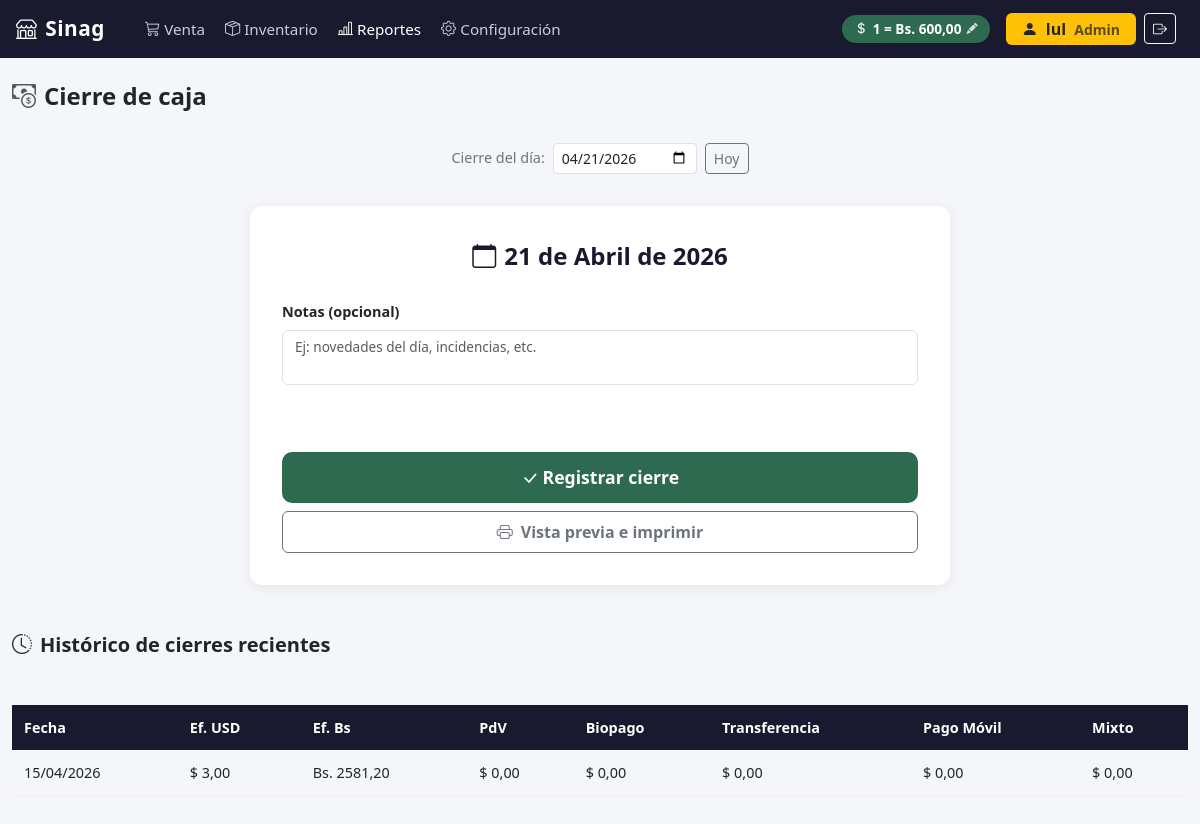
The page /reportes/cierre/ (signed in) on the database as committed earlier.
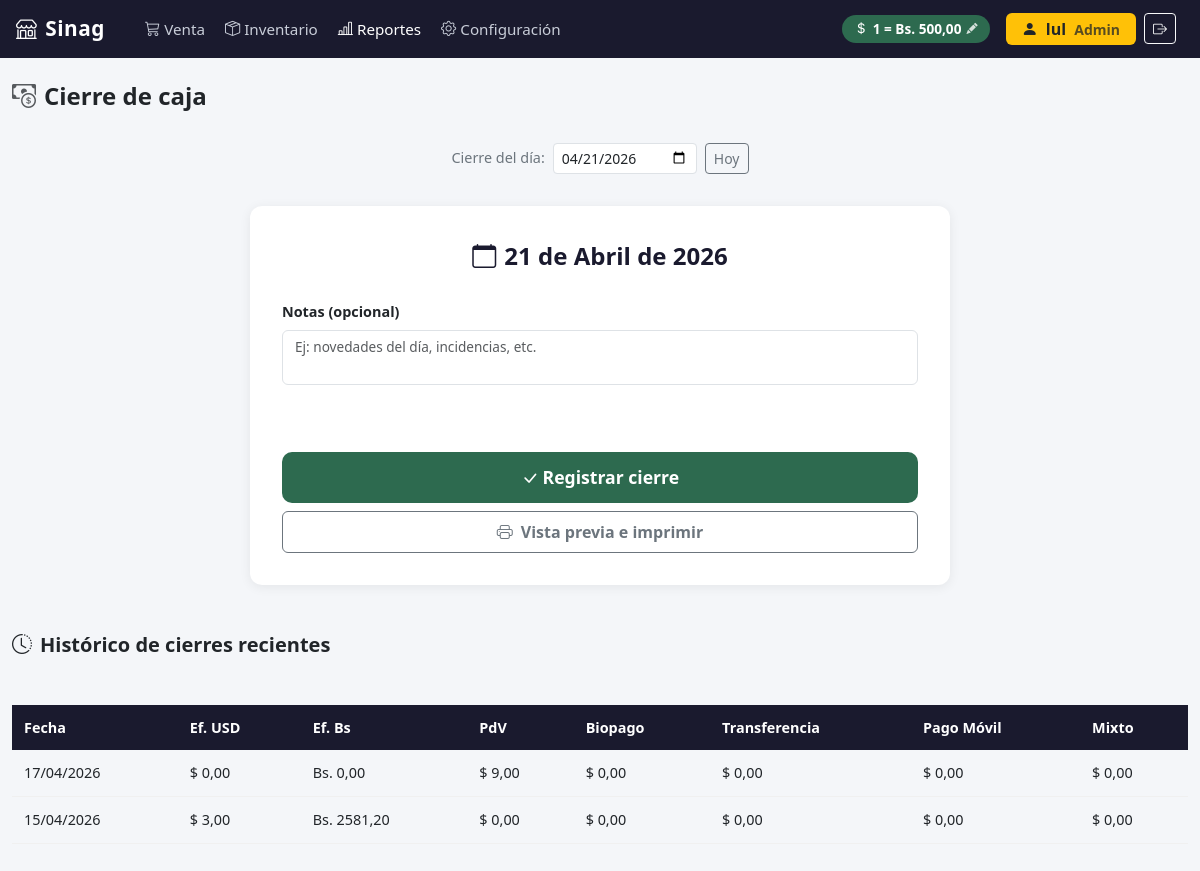
The same page on the database as committed later.
### configuracion/models.py (models this page shows, shortened)
class Moneda(models.Model):
    tasa_cambio = models.DecimalField(max_digits=12, decimal_places=2)
    simbolo = models.CharField(max_length=5, default='Bs')
    ultima_actualizacion = models.DateTimeField(auto_now=True)
    class Meta:
        verbose_name = 'Moneda'
        verbose_name_plural = 'Moneda'

### reportes/models.py (models this page shows, shortened)
class CierreCaja(models.Model):
    fecha_cierre = models.DateTimeField(auto_now_add=True)
    fecha = models.DateField()  # Día del que se cierra
    efectivo_usd_esperado = models.DecimalField(max_digits=10, decimal_places=2, default=0)
    efectivo_bs_esperado = models.DecimalField(max_digits=14, decimal_places=2, default=0)
    efectivo_usd_real = models.DecimalField(max_digits=10, decimal_places=2)
    efectivo_bs_real = models.DecimalField(max_digits=14, decimal_places=2)
    diferencia_usd = models.DecimalField(max_digits=10, decimal_places=2, default=0)
    diferencia_bs = models.DecimalField(max_digits=14, decimal_places=2, default=0)
    punto_de_venta_total = models.DecimalField(max_digits=10, decimal_places=2, default=0)
    biopago_total = models.DecimalField(max_digits=10, decimal_places=2, default=0)
    transferencia_total = models.DecimalField(max_digits=10, decimal_places=2, default=0)
    pago_movil_total = models.DecimalField(max_digits=10, decimal_places=2, default=0)
    mixto_total = models.DecimalField(max_digits=10, decimal_places=2, default=0)
    notas = models.TextField(blank=True)
    class Meta:
        verbose_name = 'Cierre de caja'
        verbose_name_plural = 'Cierres de caja'
        ordering = ['-fecha_cierre']
        unique_together = [['fecha']]  # Solo un cierre por día

### reportes/views.py (the view)
# urls.py: path('cierre/', views.cierre_caja, name='cierre_caja'),
@solo_admin
def cierre_caja(request):
    fecha_str = request.GET.get('fecha', '')
    try:
        fecha = date.fromisoformat(fecha_str)
    except ValueError:
        fecha = timezone.localtime().date()
    ventas_dia = Venta.objects.filter(
        fecha__date=fecha,
        estado='COMPLETADA'
    ).prefetch_related('detalles__producto').order_by('-fecha')
    resumen_metodos = {}
    for codigo_metodo, nombre_metodo in Venta.METODO_PAGO:
        ventas_metodo = ventas_dia.filter(metodo_pago=codigo_metodo)
        total_usd = sum(float(v.total_usd) for v in ventas_metodo)
        total_bs = sum(float(v.total_bs) for v in ventas_metodo)
        resumen_metodos[codigo_metodo] = {
            'nombre': nombre_metodo,
            'codigo': codigo_metodo,
            'total_usd': total_usd,
            'total_bs': total_bs,
            'cantidad': ventas_metodo.count(),
            'ventas': list(ventas_metodo),
        }
    resumen_metodos_lista = list(resumen_metodos.values())
    total_general_usd = sum(m['total_usd'] for m in resumen_metodos_lista)
    total_general_bs  = sum(m['total_bs']  for m in resumen_metodos_lista)
    total_ventas      = sum(m['cantidad']  for m in resumen_metodos_lista)
    cierre_existente = CierreCaja.objects.filter(fecha=fecha).first()
    historico = CierreCaja.objects.order_by('-fecha')[:10]
    moneda = Moneda.objects.first()
    empresa = Empresa.objects.first()
    return render(request, 'reportes/cierre_caja.html', {
        'fecha': fecha,
        'resumen_metodos': resumen_metodos,
        'resumen_metodos_lista': resumen_metodos_lista,
        'total_general_usd': total_general_usd,
        'total_general_bs':  total_general_bs,
        'total_ventas':      total_ventas,
        'cierre_existente':  cierre_existente,
        'historico':         historico,
        'moneda':            moneda,
        'empresa':           empresa,
        'tasa':              moneda.tasa_cambio if moneda else None,
    })

### templates/reportes/cierre_caja.html (shortened to what this page needs)
{% extends "base.html" %}
{% block nav_reportes %}active{% endblock %}
{% block contenido %}
<div style="margin-bottom: 2rem;">
  <h4 class="fw-bold">
    <i class="bi bi-cash-coin me-2 text-muted"></i>Cierre de caja
  </h4>
</div>
<div style="text-align: center; margin-bottom: 2rem;">
  <form method="get" style="display: flex; justify-content: center; gap: .5rem; align-items: center;">
    <label style="font-size: .9rem; color: #6c757d;">Cierre del día:</label>
    <input type="date" name="fecha" value="{{ fecha|date:'Y-m-d' }}"
           class="form-control form-control-sm" style="width: auto; max-width: 180px;"
           onchange="this.form.submit()">
    <a href="{% url 'reportes:cierre_caja' %}" class="btn btn-sm btn-outline-secondary">Hoy</a>
  </form>
</div>
<div class="cierre-card" style="max-width: 700px;">
  <div class="cierre-titulo">
    <i class="bi bi-calendar me-2"></i>{{ fecha.day }} de {{ fecha|date:"F" }} de {{ fecha.year }}
  </div>
  <div style="margin-top: 1.5rem;">
    <label class="form-label" style="font-size: .9rem; font-weight: 600;">Notas (opcional)</label>
    <textarea id="cierre-notas" class="form-control" rows="2"
              placeholder="Ej: novedades del día, incidencias, etc."
              style="font-size: .85rem; resize: none;">{% if cierre_existente %}{{ cierre_existente.notas }}{% endif %}</textarea>
  </div>
  <div id="cierre-feedback" class="cierre-feedback text-danger"></div>
  <div class="d-flex flex-column gap-2 mt-3">
    <button class="btn-cierre" id="btn-guardar-cierre">
      <i class="bi bi-check-lg me-1"></i>Registrar cierre
    </button>
    <button type="button" id="btn-abrir-impresion"
            class="btn btn-outline-secondary w-100 fw-semibold py-2">
      <i class="bi bi-printer me-2"></i>Vista previa e imprimir
    </button>
  </div>
</div>
{% if historico %}
<div style="margin-top: 3rem;">
  <h5 class="fw-bold mb-3"><i class="bi bi-clock-history me-2"></i>Histórico de cierres recientes</h5>
  <div style="overflow-x: auto;">
    <table class="tabla-historico">
      <thead>
        <tr>
          <th>Fecha</th>
          <th>Ef. USD</th>
          <th>Ef. Bs</th>
          <th>PdV</th>
          <th>Biopago</th>
          <th>Transferencia</th>
          <th>Pago Móvil</th>
          <th>Mixto</th>
        </tr>
      </thead>
      <tbody>
        {% for c in historico %}
        <tr>
          <td>{{ c.fecha|date:"d/m/Y" }}</td>
          <td>$ {{ c.efectivo_usd_esperado|floatformat:2 }}</td>
          <td>Bs. {{ c.efectivo_bs_esperado|floatformat:2 }}</td>
          <td>$ {{ c.punto_de_venta_total|floatformat:2 }}</td>
          <td>$ {{ c.biopago_total|floatformat:2 }}</td>
          <td>$ {{ c.transferencia_total|floatformat:2 }}</td>
          <td>$ {{ c.pago_movil_total|floatformat:2 }}</td>
          <td>$ {{ c.mixto_total|floatformat:2 }}</td>
        </tr>
        {% endfor %}
      </tbody>
    </table>
  </div>
</div>
{% endif %}
{% endblock %}

### templates/base.html (shortened to what this page needs)
<!DOCTYPE html>
<html lang="es">
<head>
  <link href="https://cdn.jsdelivr.net/npm/bootstrap@5.3.3/dist/css/bootstrap.min.css" rel="stylesheet">
  <link href="https://cdn.jsdelivr.net/npm/bootstrap-icons@1.11.3/font/bootstrap-icons.min.css" rel="stylesheet">
</head>
<body>
  <nav class="navbar navbar-expand-lg navbar-pos px-3">
    <a class="navbar-brand" href="{% url 'pos:venta' %}">
      <i class="bi bi-shop me-2"></i>{{ empresa.nombre|default:"POS Core" }}
    </a>
    <div class="collapse navbar-collapse" id="navMenu">
      <ul class="navbar-nav me-auto ms-3 gap-1">
        <li class="nav-item">
          <a class="nav-link {% block nav_venta %}{% endblock %}" href="{% url 'pos:venta' %}">
            <i class="bi bi-cart3 me-1"></i>Venta
          </a>
        </li>
        {% if request.user.is_staff %}
        <li class="nav-item">
          <a class="nav-link {% block nav_inventario %}{% endblock %}" href="{% url 'inventario:index' %}">
            <i class="bi bi-box-seam me-1"></i>Inventario
          </a>
        </li>
        <li class="nav-item">
          <a class="nav-link {% block nav_reportes %}{% endblock %}" href="{% url 'reportes:index' %}">
            <i class="bi bi-bar-chart-line me-1"></i>Reportes
          </a>
        </li>
        <li class="nav-item">
          <a class="nav-link {% block nav_config %}{% endblock %}" href="{% url 'configuracion:index' %}">
            <i class="bi bi-gear me-1"></i>Configuración
          </a>
        </li>
        {% endif %}
      </ul>
      {% if request.user.is_staff %}
      <button
        class="tasa-badge me-3 {% if not tasa %}sin-tasa{% endif %}"
        id="btn-abrir-tasa"
        data-bs-toggle="modal"
        data-bs-target="#modalTasa"
        title="Clic para actualizar tasa BCV"
      >
        <i class="bi bi-currency-dollar"></i>
        <span id="tasa-navbar-texto">
          {% if tasa %}1 = Bs. {{ tasa }}{% else %}Sin tasa — clic para configurar{% endif %}
        </span>
        <i class="bi bi-pencil-fill"></i>
      </button>
      {% endif %}
      {% if request.user.is_authenticated %}
      <div class="d-flex align-items-center gap-2 me-2">
        <span class="badge {% if request.user.is_staff %}bg-warning text-dark{% else %}bg-secondary{% endif %} fs-6 px-3 py-2">
          <i class="bi bi-person-fill me-1"></i>
          {{ request.user.get_full_name|default:request.user.username }}
          {% if request.user.is_staff %}<span class="opacity-75 ms-1 small">Admin</span>{% endif %}
        </span>
        <form method="post" action="{% url 'logout' %}" class="d-inline m-0">
          <button type="submit" class="btn btn-outline-light btn-sm" title="Cerrar sesión">
            <i class="bi bi-box-arrow-right"></i>
          </button>
        </form>
      </div>
      {% endif %}
    </div>
  </nav>
  <div class="content-wrapper container-fluid">
    {% block contenido %}{% endblock %}
  </div>
</body>
</html>

Rows that differ between the two databases and show on the page:
changed Moneda: tasa_cambio "600,00" → "500,00"
added CierreCaja: fecha "17/04/2026", efectivo_usd_esperado "0,00", efectivo_bs_esperado "0,00", punto_de_venta_total "9,00", biopago_total "0,00", transferencia_total "0,00", pago_movil_total "0,00", mixto_total "0,00"
